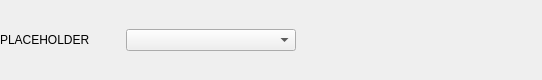
<?xml version="1.0" encoding="UTF-8"?>
<ui version="4.0">
 <class>PreprocessingStageSettings</class>
 <widget class="QWidget" name="PreprocessingStageSettings">
  <property name="geometry">
   <rect>
    <x>0</x>
    <y>0</y>
    <width>542</width>
    <height>80</height>
   </rect>
  </property>
  <property name="sizePolicy">
   <sizepolicy hsizetype="Preferred" vsizetype="Preferred">
    <horstretch>0</horstretch>
    <verstretch>0</verstretch>
   </sizepolicy>
  </property>
  <property name="minimumSize">
   <size>
    <width>542</width>
    <height>0</height>
   </size>
  </property>
  <property name="windowTitle">
   <string>Form</string>
  </property>
  <layout class="QHBoxLayout" name="horizontalLayout">
   <property name="leftMargin">
    <number>0</number>
   </property>
   <property name="topMargin">
    <number>0</number>
   </property>
   <property name="rightMargin">
    <number>0</number>
   </property>
   <property name="bottomMargin">
    <number>0</number>
   </property>
   <item>
    <widget class="QLabel" name="label">
     <property name="sizePolicy">
      <sizepolicy hsizetype="Minimum" vsizetype="Preferred">
       <horstretch>0</horstretch>
       <verstretch>0</verstretch>
      </sizepolicy>
     </property>
     <property name="minimumSize">
      <size>
       <width>120</width>
       <height>0</height>
      </size>
     </property>
     <property name="text">
      <string>PLACEHOLDER</string>
     </property>
    </widget>
   </item>
   <item>
    <widget class="QComboBox" name="combobox">
     <property name="sizePolicy">
      <sizepolicy hsizetype="Minimum" vsizetype="Fixed">
       <horstretch>0</horstretch>
       <verstretch>0</verstretch>
      </sizepolicy>
     </property>
     <property name="minimumSize">
      <size>
       <width>170</width>
       <height>0</height>
      </size>
     </property>
    </widget>
   </item>
   <item>
    <layout class="QGridLayout" name="inputsLayout"/>
   </item>
   <item>
    <spacer name="horizontalSpacer">
     <property name="orientation">
      <enum>Qt::Horizontal</enum>
     </property>
     <property name="sizeHint" stdset="0">
      <size>
       <width>211</width>
       <height>20</height>
      </size>
     </property>
    </spacer>
   </item>
  </layout>
 </widget>
 <resources/>
 <connections/>
</ui>
